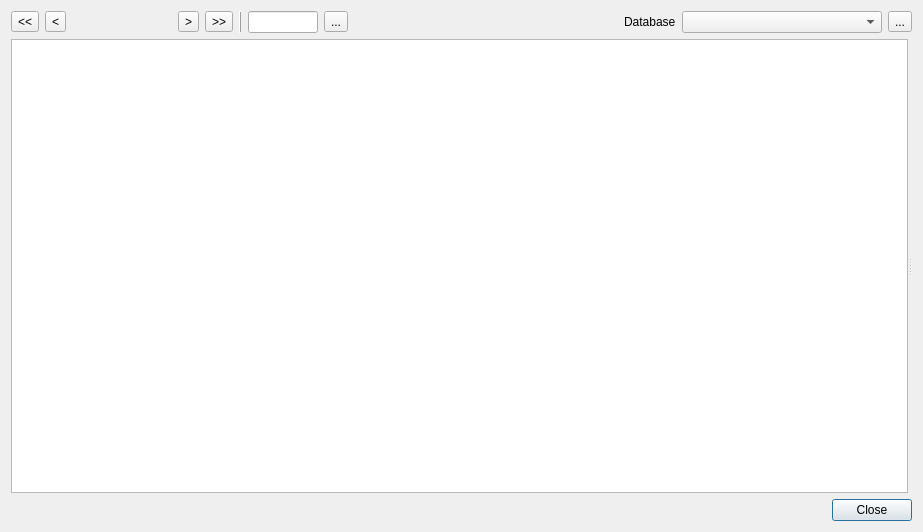
<?xml version="1.0" encoding="UTF-8"?>
<ui version="4.0">
 <class>Dialog</class>
 <widget class="QDialog" name="Dialog">
  <property name="windowModality">
   <enum>Qt::ApplicationModal</enum>
  </property>
  <property name="geometry">
   <rect>
    <x>0</x>
    <y>0</y>
    <width>923</width>
    <height>532</height>
   </rect>
  </property>
  <property name="windowTitle">
   <string>Spectra databases</string>
  </property>
  <property name="modal">
   <bool>true</bool>
  </property>
  <layout class="QVBoxLayout" name="verticalLayout">
   <item>
    <layout class="QHBoxLayout" name="horizontalLayout">
     <item>
      <widget class="QToolButton" name="btFirst">
       <property name="text">
        <string>&lt;&lt;</string>
       </property>
       <property name="icon">
        <iconset resource="ui.qrc">
         <normaloff>:/icons/images/go-first.svg</normaloff>:/icons/images/go-first.svg</iconset>
       </property>
      </widget>
     </item>
     <item>
      <widget class="QToolButton" name="btPrevious">
       <property name="text">
        <string>&lt;</string>
       </property>
       <property name="icon">
        <iconset resource="ui.qrc">
         <normaloff>:/icons/images/go-previous.svg</normaloff>:/icons/images/go-previous.svg</iconset>
       </property>
      </widget>
     </item>
     <item>
      <widget class="QLabel" name="lblOffset">
       <property name="minimumSize">
        <size>
         <width>100</width>
         <height>0</height>
        </size>
       </property>
       <property name="text">
        <string/>
       </property>
       <property name="alignment">
        <set>Qt::AlignCenter</set>
       </property>
      </widget>
     </item>
     <item>
      <widget class="QToolButton" name="btNext">
       <property name="text">
        <string>&gt;</string>
       </property>
       <property name="icon">
        <iconset resource="ui.qrc">
         <normaloff>:/icons/images/go-next.svg</normaloff>:/icons/images/go-next.svg</iconset>
       </property>
      </widget>
     </item>
     <item>
      <widget class="QToolButton" name="btLast">
       <property name="text">
        <string>&gt;&gt;</string>
       </property>
       <property name="icon">
        <iconset resource="ui.qrc">
         <normaloff>:/icons/images/go-last.svg</normaloff>:/icons/images/go-last.svg</iconset>
       </property>
      </widget>
     </item>
     <item>
      <widget class="QFrame" name="frame_2">
       <property name="frameShape">
        <enum>QFrame::VLine</enum>
       </property>
       <property name="frameShadow">
        <enum>QFrame::Raised</enum>
       </property>
      </widget>
     </item>
     <item>
      <widget class="QLineEdit" name="editGoTo">
       <property name="sizePolicy">
        <sizepolicy hsizetype="Fixed" vsizetype="Fixed">
         <horstretch>0</horstretch>
         <verstretch>0</verstretch>
        </sizepolicy>
       </property>
       <property name="maximumSize">
        <size>
         <width>70</width>
         <height>16777215</height>
        </size>
       </property>
       <property name="clearButtonEnabled">
        <bool>true</bool>
       </property>
      </widget>
     </item>
     <item>
      <widget class="QToolButton" name="btGoTo">
       <property name="text">
        <string>...</string>
       </property>
       <property name="icon">
        <iconset resource="ui.qrc">
         <normaloff>:/icons/images/go-jump.svg</normaloff>:/icons/images/go-jump.svg</iconset>
       </property>
      </widget>
     </item>
     <item>
      <spacer name="horizontalSpacer">
       <property name="orientation">
        <enum>Qt::Horizontal</enum>
       </property>
       <property name="sizeHint" stdset="0">
        <size>
         <width>40</width>
         <height>20</height>
        </size>
       </property>
      </spacer>
     </item>
     <item>
      <widget class="QLabel" name="label">
       <property name="text">
        <string>Database</string>
       </property>
      </widget>
     </item>
     <item>
      <widget class="QComboBox" name="cbBanks">
       <property name="sizePolicy">
        <sizepolicy hsizetype="Fixed" vsizetype="Fixed">
         <horstretch>0</horstretch>
         <verstretch>0</verstretch>
        </sizepolicy>
       </property>
       <property name="minimumSize">
        <size>
         <width>200</width>
         <height>0</height>
        </size>
       </property>
       <property name="maximumSize">
        <size>
         <width>300</width>
         <height>16777215</height>
        </size>
       </property>
      </widget>
     </item>
     <item>
      <widget class="QToolButton" name="btRefresh">
       <property name="text">
        <string>...</string>
       </property>
       <property name="icon">
        <iconset resource="ui.qrc">
         <normaloff>:/icons/images/refresh.svg</normaloff>:/icons/images/refresh.svg</iconset>
       </property>
      </widget>
     </item>
    </layout>
   </item>
   <item>
    <widget class="QSplitter" name="splitter">
     <property name="sizePolicy">
      <sizepolicy hsizetype="Expanding" vsizetype="Expanding">
       <horstretch>0</horstretch>
       <verstretch>0</verstretch>
      </sizepolicy>
     </property>
     <property name="orientation">
      <enum>Qt::Horizontal</enum>
     </property>
     <widget class="QTableView" name="tvSpectra">
      <property name="alternatingRowColors">
       <bool>true</bool>
      </property>
      <property name="selectionMode">
       <enum>QAbstractItemView::SingleSelection</enum>
      </property>
      <property name="selectionBehavior">
       <enum>QAbstractItemView::SelectRows</enum>
      </property>
     </widget>
     <widget class="SpectrumDetailsWidget" name="widgetSpectrumDetails" native="true">
      <property name="sizePolicy">
       <sizepolicy hsizetype="Expanding" vsizetype="Expanding">
        <horstretch>0</horstretch>
        <verstretch>0</verstretch>
       </sizepolicy>
      </property>
      <layout class="QVBoxLayout" name="verticalLayout_2">
       <property name="spacing">
        <number>0</number>
       </property>
       <property name="leftMargin">
        <number>0</number>
       </property>
       <property name="topMargin">
        <number>0</number>
       </property>
       <property name="rightMargin">
        <number>0</number>
       </property>
       <property name="bottomMargin">
        <number>0</number>
       </property>
      </layout>
     </widget>
    </widget>
   </item>
   <item>
    <widget class="QDialogButtonBox" name="buttonBox">
     <property name="orientation">
      <enum>Qt::Horizontal</enum>
     </property>
     <property name="standardButtons">
      <set>QDialogButtonBox::Close</set>
     </property>
    </widget>
   </item>
  </layout>
 </widget>
 <customwidgets>
  <customwidget>
   <class>SpectrumDetailsWidget</class>
   <extends>QWidget</extends>
   <header>metgem/ui/widgets.h</header>
   <container>1</container>
  </customwidget>
 </customwidgets>
 <tabstops>
  <tabstop>btFirst</tabstop>
  <tabstop>btPrevious</tabstop>
  <tabstop>btNext</tabstop>
  <tabstop>btLast</tabstop>
  <tabstop>editGoTo</tabstop>
  <tabstop>btGoTo</tabstop>
  <tabstop>cbBanks</tabstop>
  <tabstop>btRefresh</tabstop>
  <tabstop>tvSpectra</tabstop>
 </tabstops>
 <resources>
  <include location="ui.qrc"/>
 </resources>
 <connections>
  <connection>
   <sender>buttonBox</sender>
   <signal>accepted()</signal>
   <receiver>Dialog</receiver>
   <slot>accept()</slot>
   <hints>
    <hint type="sourcelabel">
     <x>248</x>
     <y>254</y>
    </hint>
    <hint type="destinationlabel">
     <x>157</x>
     <y>274</y>
    </hint>
   </hints>
  </connection>
  <connection>
   <sender>buttonBox</sender>
   <signal>rejected()</signal>
   <receiver>Dialog</receiver>
   <slot>reject()</slot>
   <hints>
    <hint type="sourcelabel">
     <x>316</x>
     <y>260</y>
    </hint>
    <hint type="destinationlabel">
     <x>286</x>
     <y>274</y>
    </hint>
   </hints>
  </connection>
 </connections>
</ui>
